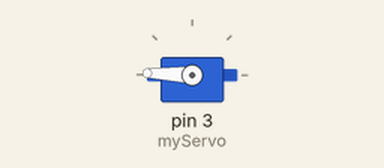
Bench run of a sketch on a simulated Arduino Uno, built with avr-gcc and run on an emulated ATmega328P. Parts: servo.

Above: at 0.05 s.
At 0.7 s:
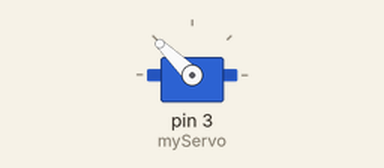
At 1.35 s:
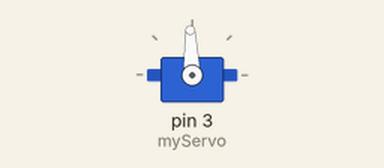
At 2.7 s:
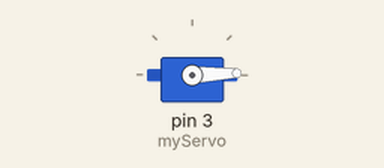
Timing chart, 0 to 6.3 s (numbered marks = the images above):
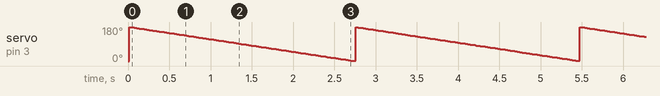

The sketch:

LAB_9_Servo_Motor_Spec.-1.ino
```cpp
#include <Servo.h>
Servo myServo;
int angle = 0;

void setup() {
  Serial.begin(9600);
  myServo.attach(3);
}

void loop() {
  // move from 0 to 180 degrees
  static unsigned long tick = millis ();
  for(int i = 0; i < 10; i++)
  {
  for(angle = 0; angle < 180; angle++){
  {
    myServo.write(angle);
    delay(15);
 }

  //move in reverse direction, from 180 to 0 degrees
  for(angle = 180; angle > 0; angle--)
  {
    myServo.write(angle);
    delay(15);
  }
  }
  Serial.println(millis() - tick);
  }
}
```

Measured:
- by itself, servo on pin 3 (myServo): ramps from 180° to 1° and jumps back, once every 2.7 s
